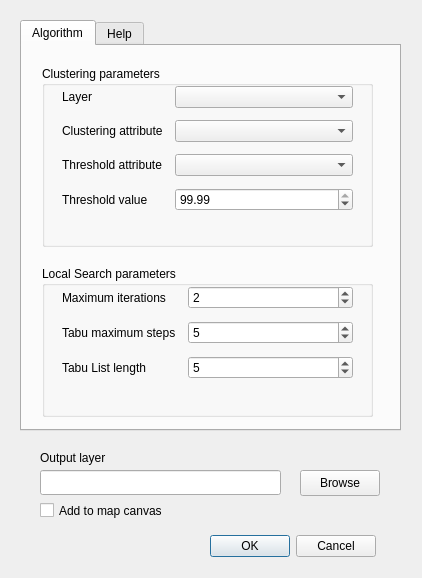
<?xml version="1.0" encoding="UTF-8"?>
<ui version="4.0">
 <class>maxp_ui</class>
 <widget class="QDialog" name="maxp_ui">
  <property name="geometry">
   <rect>
    <x>0</x>
    <y>0</y>
    <width>422</width>
    <height>578</height>
   </rect>
  </property>
  <property name="minimumSize">
   <size>
    <width>422</width>
    <height>578</height>
   </size>
  </property>
  <property name="maximumSize">
   <size>
    <width>422</width>
    <height>578</height>
   </size>
  </property>
  <property name="windowTitle">
   <string>clusterpy_light</string>
  </property>
  <widget class="QDialogButtonBox" name="buttonBox">
   <property name="geometry">
    <rect>
     <x>210</x>
     <y>530</y>
     <width>166</width>
     <height>33</height>
    </rect>
   </property>
   <property name="orientation">
    <enum>Qt::Horizontal</enum>
   </property>
   <property name="standardButtons">
    <set>QDialogButtonBox::Cancel|QDialogButtonBox::Ok</set>
   </property>
   <property name="centerButtons">
    <bool>true</bool>
   </property>
  </widget>
  <widget class="QTabWidget" name="tabWidget">
   <property name="geometry">
    <rect>
     <x>20</x>
     <y>20</y>
     <width>381</width>
     <height>411</height>
    </rect>
   </property>
   <property name="currentIndex">
    <number>0</number>
   </property>
   <widget class="QWidget" name="tab">
    <attribute name="title">
     <string>Algorithm</string>
    </attribute>
    <widget class="QGroupBox" name="groupBox">
     <property name="geometry">
      <rect>
       <x>20</x>
       <y>20</y>
       <width>331</width>
       <height>181</height>
      </rect>
     </property>
     <property name="minimumSize">
      <size>
       <width>331</width>
       <height>0</height>
      </size>
     </property>
     <property name="title">
      <string>Clustering parameters</string>
     </property>
     <widget class="QWidget" name="formLayoutWidget_2">
      <property name="geometry">
       <rect>
        <x>20</x>
        <y>20</y>
        <width>291</width>
        <height>138</height>
       </rect>
      </property>
      <layout class="QFormLayout" name="formLayout_2">
       <property name="horizontalSpacing">
        <number>12</number>
       </property>
       <property name="verticalSpacing">
        <number>12</number>
       </property>
       <item row="0" column="0">
        <widget class="QLabel" name="label_5">
         <property name="text">
          <string>Layer</string>
         </property>
        </widget>
       </item>
       <item row="1" column="0">
        <widget class="QLabel" name="label_6">
         <property name="text">
          <string>Clustering attribute</string>
         </property>
        </widget>
       </item>
       <item row="3" column="0">
        <widget class="QLabel" name="label_7">
         <property name="text">
          <string>Threshold value</string>
         </property>
        </widget>
       </item>
       <item row="3" column="1">
        <widget class="QDoubleSpinBox" name="threshold_spin">
         <property name="value">
          <double>99.989999999999995</double>
         </property>
        </widget>
       </item>
       <item row="1" column="1">
        <widget class="QComboBox" name="attribute_combo"/>
       </item>
       <item row="0" column="1">
        <widget class="QComboBox" name="layer_combo"/>
       </item>
       <item row="2" column="0">
        <widget class="QLabel" name="label_8">
         <property name="text">
          <string>Threshold attribute</string>
         </property>
        </widget>
       </item>
       <item row="2" column="1">
        <widget class="QComboBox" name="threshold_attr_combo"/>
       </item>
      </layout>
     </widget>
    </widget>
    <widget class="QGroupBox" name="groupBox_2">
     <property name="geometry">
      <rect>
       <x>20</x>
       <y>220</y>
       <width>331</width>
       <height>151</height>
      </rect>
     </property>
     <property name="minimumSize">
      <size>
       <width>331</width>
       <height>0</height>
      </size>
     </property>
     <property name="title">
      <string>Local Search parameters</string>
     </property>
     <widget class="QWidget" name="formLayoutWidget">
      <property name="geometry">
       <rect>
        <x>20</x>
        <y>20</y>
        <width>291</width>
        <height>111</height>
       </rect>
      </property>
      <layout class="QFormLayout" name="formLayout">
       <property name="horizontalSpacing">
        <number>12</number>
       </property>
       <property name="verticalSpacing">
        <number>12</number>
       </property>
       <item row="0" column="0">
        <widget class="QLabel" name="label_2">
         <property name="text">
          <string>Maximum iterations</string>
         </property>
        </widget>
       </item>
       <item row="0" column="1">
        <widget class="QSpinBox" name="maxit_spin">
         <property name="minimum">
          <number>1</number>
         </property>
         <property name="value">
          <number>2</number>
         </property>
        </widget>
       </item>
       <item row="1" column="0">
        <widget class="QLabel" name="label_3">
         <property name="text">
          <string>Tabu maximum steps</string>
         </property>
        </widget>
       </item>
       <item row="2" column="0">
        <widget class="QLabel" name="label_4">
         <property name="text">
          <string>Tabu List length</string>
         </property>
        </widget>
       </item>
       <item row="1" column="1">
        <widget class="QSpinBox" name="tabumax_spin">
         <property name="minimum">
          <number>1</number>
         </property>
         <property name="value">
          <number>5</number>
         </property>
        </widget>
       </item>
       <item row="2" column="1">
        <widget class="QSpinBox" name="tabulength_spin">
         <property name="minimum">
          <number>1</number>
         </property>
         <property name="value">
          <number>5</number>
         </property>
        </widget>
       </item>
      </layout>
     </widget>
    </widget>
   </widget>
   <widget class="QWidget" name="tab_2">
    <attribute name="title">
     <string>Help</string>
    </attribute>
    <widget class="QTextBrowser" name="help_browser">
     <property name="geometry">
      <rect>
       <x>10</x>
       <y>10</y>
       <width>351</width>
       <height>361</height>
      </rect>
     </property>
    </widget>
   </widget>
  </widget>
  <widget class="QPushButton" name="browse_button">
   <property name="geometry">
    <rect>
     <x>300</x>
     <y>470</y>
     <width>80</width>
     <height>26</height>
    </rect>
   </property>
   <property name="text">
    <string>Browse</string>
   </property>
  </widget>
  <widget class="QLineEdit" name="layer_path">
   <property name="geometry">
    <rect>
     <x>40</x>
     <y>470</y>
     <width>241</width>
     <height>25</height>
    </rect>
   </property>
  </widget>
  <widget class="QCheckBox" name="add_canvas">
   <property name="geometry">
    <rect>
     <x>40</x>
     <y>500</y>
     <width>341</width>
     <height>21</height>
    </rect>
   </property>
   <property name="text">
    <string>Add to map canvas</string>
   </property>
  </widget>
  <widget class="QLabel" name="label">
   <property name="geometry">
    <rect>
     <x>40</x>
     <y>450</y>
     <width>91</width>
     <height>16</height>
    </rect>
   </property>
   <property name="text">
    <string>Output layer</string>
   </property>
  </widget>
 </widget>
 <resources/>
 <connections>
  <connection>
   <sender>buttonBox</sender>
   <signal>accepted()</signal>
   <receiver>maxp_ui</receiver>
   <slot>accept()</slot>
   <hints>
    <hint type="sourcelabel">
     <x>248</x>
     <y>254</y>
    </hint>
    <hint type="destinationlabel">
     <x>157</x>
     <y>274</y>
    </hint>
   </hints>
  </connection>
  <connection>
   <sender>buttonBox</sender>
   <signal>rejected()</signal>
   <receiver>maxp_ui</receiver>
   <slot>reject()</slot>
   <hints>
    <hint type="sourcelabel">
     <x>316</x>
     <y>260</y>
    </hint>
    <hint type="destinationlabel">
     <x>286</x>
     <y>274</y>
    </hint>
   </hints>
  </connection>
  <connection>
   <sender>layer_combo</sender>
   <signal>currentIndexChanged(int)</signal>
   <receiver>threshold_attr_combo</receiver>
   <slot>update()</slot>
   <hints>
    <hint type="sourcelabel">
     <x>272</x>
     <y>96</y>
    </hint>
    <hint type="destinationlabel">
     <x>272</x>
     <y>170</y>
    </hint>
   </hints>
  </connection>
  <connection>
   <sender>threshold_attr_combo</sender>
   <signal>currentIndexChanged(int)</signal>
   <receiver>threshold_spin</receiver>
   <slot>update()</slot>
   <hints>
    <hint type="sourcelabel">
     <x>272</x>
     <y>170</y>
    </hint>
    <hint type="destinationlabel">
     <x>272</x>
     <y>207</y>
    </hint>
   </hints>
  </connection>
 </connections>
</ui>
